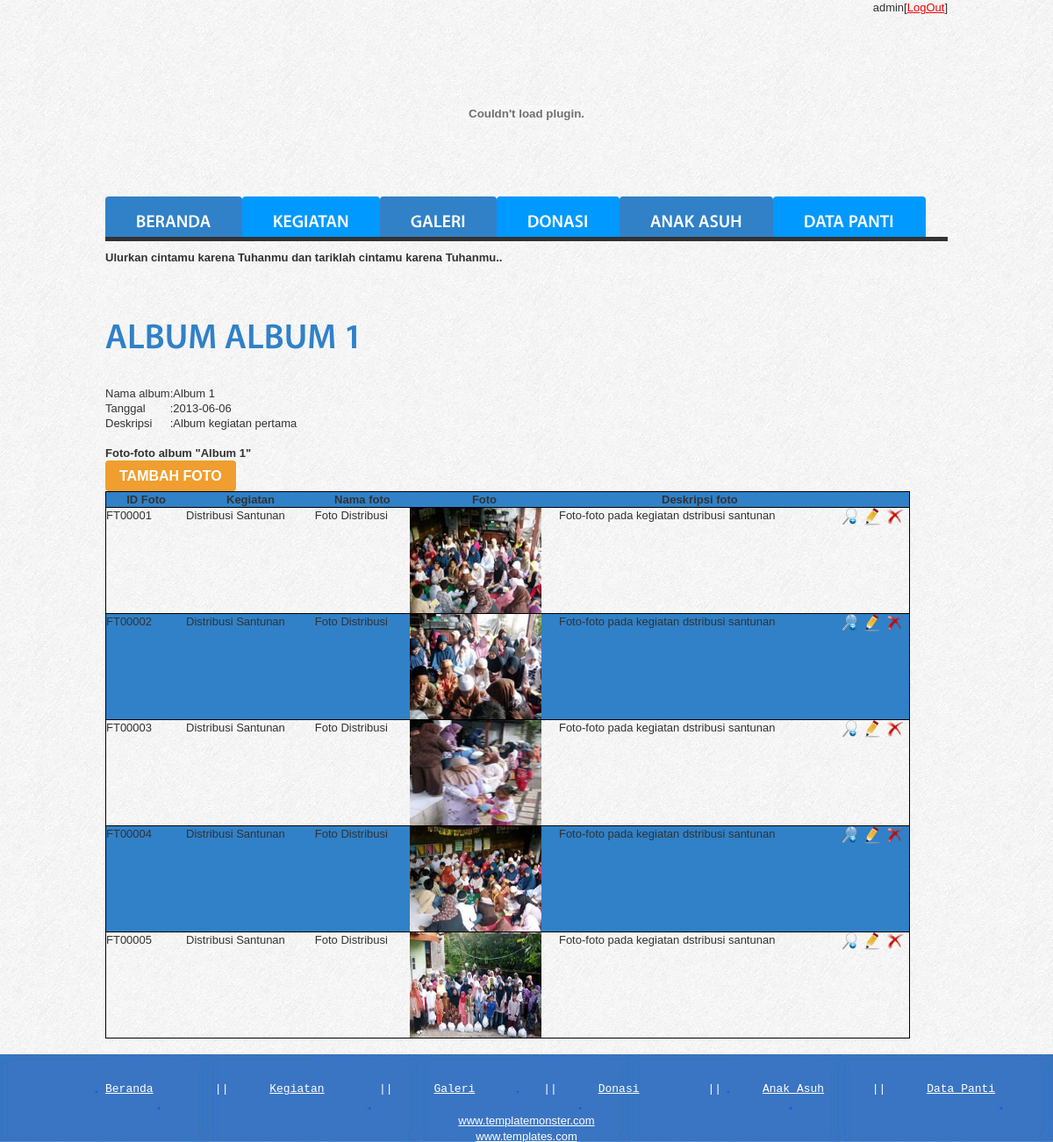
The app's page /index-admin.php?menu=detail-album&album=AL00001 (signed in) with its own data.
### tables this page shows
CREATE TABLE IF NOT EXISTS `album` (
  `id_album` char(7) NOT NULL,
  `id_admin` char(7) NOT NULL,
  `nama_album` varchar(50) DEFAULT NULL,
  `ket_album` text,
  `tgl_album` date NOT NULL,
  PRIMARY KEY (`id_album`),
  KEY `fk_mengupload` (`id_admin`)
);

CREATE TABLE IF NOT EXISTS `foto` (
  `id_foto` char(7) NOT NULL,
  `id_album` char(7) DEFAULT NULL,
  `nama_foto` varchar(50) DEFAULT NULL,
  `ket_foto` text,
  `file_foto` varchar(50) DEFAULT NULL,
  `id_kegiatan` char(7) NOT NULL,
  PRIMARY KEY (`id_foto`),
  KEY `fk_memiliki` (`id_album`),
  KEY `fk_terdapat` (`id_kegiatan`)
);

CREATE TABLE IF NOT EXISTS `kegiatan` (
  `id_admin` char(7) DEFAULT NULL,
  `id_kegiatan` char(7) NOT NULL DEFAULT '',
  `nama_kegiatan` text,
  `tgl_kegiatan` date DEFAULT NULL,
  `deskripsi_kegiatan` text,
  PRIMARY KEY (`id_kegiatan`),
  KEY `fk_penanggungjawab` (`id_admin`)
);

### view-detail-album.php (the view, shortened to what this page needs)
<?php
	$id_album=$_GET['album'];
	$album=mysql_query("select * from album where id_album='$id_album'");
	$dataalbum=mysql_fetch_array($album);
?>
<html>
	<body>
		<h2>Album <?php echo $dataalbum['nama_album'];?></h2>
		<table>
			<tr>
				<td>Nama album</td>
				<td>:</td>
				<td><?php echo $dataalbum['nama_album'];?></td>
			</tr>
			<tr>
				<td>Tanggal</td>
				<td>:</td>
				<td><?php echo $dataalbum['tgl_album'];?></td>
			</tr>
			<tr>
				<td>Deskripsi</td>
				<td>:</td>
				<td><?php echo $dataalbum['ket_album'];?></td>
			</tr>
		</table>
		</br><strong>Foto-foto album "<?php echo $dataalbum['nama_album'];?>"</strong>
		<form action="index-admin.php?menu=<?php echo"frm-foto";?>&id_album=<?php echo $id_album;?>" method="post">
			<input type="submit" value="Tambah Foto" name="btntambah" class="button">
		</form>
		<?php $foto=mysql_query("select * from foto, kegiatan where id_album='$id_album' and kegiatan.id_kegiatan=foto.id_kegiatan");
		if(mysql_num_rows($foto)>0){?>
			<table border="1" width="100%" class="data">
			<tr class="kolom">
				<th width="10%">ID Foto</th>
				<th>Kegiatan</th>
				<th>Nama foto</th>
				<th width="170px">Foto</th>
				<th>Deskripsi foto</th>
				<th colspan="3"></th>
			</tr>
			<?php $i=1;
			while($datafoto=mysql_fetch_array($foto)){?>
			<tr>
				<td <?php if($i % 2 == 0){ echo "class='kolom'";}?>><?php echo $datafoto['id_foto'];?></td>
				<td <?php if($i % 2 == 0){ echo "class='kolom'";}?>><?php echo $datafoto['nama_kegiatan'];?></td>
				<td <?php if($i % 2 == 0){ echo "class='kolom'";}?>><?php echo $datafoto['nama_foto'];?></td>
				<td <?php if($i % 2 == 0){ echo "class='kolom'";}?>><img src="<?php echo $datafoto['file_foto'];?>" width="150px" height="120px"></td>
				<td <?php if($i % 2 == 0){ echo "class='kolom'";}?>><?php echo $datafoto['ket_foto'];?></td>
				<td <?php if($i % 2 == 0){ echo "class='kolom'";}?>><a href="index-admin.php?menu=detail-foto&foto=<?php echo $datafoto['id_foto'];?>"><img src="images/detail.png" title="Lihat selengkapnya"></a></td>
				<td <?php if($i % 2 == 0){ echo "class='kolom'";}?>><a href="index-admin.php?menu=update-foto&foto=<?php echo $datafoto['id_foto'];?>"><img src="images/edit.png" title="Ubah"></a></td>
				<td <?php if($i % 2 == 0){ echo "class='kolom'";}?>><a href="delete-foto.php?foto=<?php echo $datafoto['id_foto'];?>"><img src="images/delete.png"></a></td>
			</tr>
			<?php $i++;
			} ?>
			</table>
		<?php }?>
	</body>
</html>

### index-admin.php (shortened to what this page needs)
<?php
	if(!isset($_GET['menu'])){
		$menu = "beranda";
	}
	else{
		$menu = $_GET['menu'];
	}
?>
<!DOCTYPE html>
<html lang="en">
<head>
<link rel="stylesheet" href="css/jquery-ui.css" />
<link rel="stylesheet" href="css/reset.css" type="text/css" media="all">
<link rel="stylesheet" href="css/layout2.css" type="text/css" media="all">
<link rel="stylesheet" href="css/style2.css" type="text/css" media="all">
<link rel="stylesheet" type="text/css" href="js/fancybox/jquery.fancybox-1.3.4.css" media="screen" />
</head>
<body id="page2">
<div class="extra">
	<div class="main">
	<Table class="right"><tr align="right"><td><?php echo $_SESSION['nama_admin'];?></td><td width="20%" align="left" valign="top"> [<a href="logout.php">LogOut</a>]</td></tr></table>
		<header>
			<div class="wrapper">
				<h1><a href="index-admin.php" title="Panti Asuhan"><embed src="images/logopanti.swf" width="960px" height="190px"/></a></h1>
			</div>
			<nav>
				<ul id="menu">
					<li><a href="index-admin.php" class="nav1">Beranda</a></li>
					<li><a href="index-admin.php?menu=<?php echo "kegiatan";?>" class="nav2">Kegiatan<span class="style1"></span></a></li>
					<li><a href="index-admin.php?menu=<?php echo "galeri";?>" class="nav3">Galeri</a></li>
					<li><a href="index-admin.php?menu=<?php echo "donasi";?>" class="nav4">Donasi</a></li>
					<li><a href="index-admin.php?menu=<?php echo "anakasuh";?>" class="nav5">Anak asuh</a></li>
					<li class="end"><a href="index-admin.php?menu=<?php echo "datapanti";?>" class="nav6">Data Panti</a></li>
				</ul>
			</nav>
		</header>
		<article class="coll">
		<marquee>
		<p><strong>Ulurkan cintamu karena Tuhanmu dan tariklah cintamu karena Tuhanmu..</strong></p>
		</marquee>
		</article>
		<section id="content">
			<article class="col2">
				<?php if($menu == "beranda"){
					include 'beranda.php';}
				else if($menu == "donasi"){
					include 'donasi-admin.php';}
				else if($menu == "datapanti"){
					include 'datapanti.php';}
				else if($menu == "kegiatan"){
					include 'lihat-kegiatan.php';}
				else if($menu == "pegawai"){
					include 'lihat-pegawai.php';}
				else if($menu == "prestasi"){
					include 'lihat-prestasi.php';}
				else if($menu == "galeri"){
					include 'lihat-album.php';}
				else if($menu == "donasi_uang"){
					include 'lihat-donasi-uang.php';}
				else if($menu == "kembali-uang"){
					include 'lihat-donasi-uang.php';}
				else if($menu == "donasi_barang"){
					include 'lihat-donasi-barang.php';}
				else if($menu == "kembali-barang"){
					include 'lihat-donasi-barang.php';}
				else if($menu == "anakasuh"){
					include 'lihat-anak-asuh.php';}
				else if($menu == "delete-kegiatan"){
					include 'delete-kegiatan.php';}
				else if($menu == "frm-kegiatan"){
					include 'frm-kegiatan.php';}
				else if($menu == "frm-prestasi"){
					include 'frm-prestasi.php';}
				else if($menu == "frm-album"){
					include 'frm-album.php';}
				else if($menu == "frm-anak-asuh"){
					include 'frm-anak-asuh.php';}
				else if($menu == "frm-foto"){
					include 'frm-foto.php';}
				else if($menu == "frm-uang"){
					include 'frm-donasi-uang.php';}
				else if($menu == "frm-pegawai"){
					include 'frm-pegawai.php';}
				else if($menu == "detail-anak-asuh"){
					include 'view-detail-anak-asuh.php';}
				else if($menu == "detail-prestasi"){
					include 'view-detail-prestasi.php';}
				else if($menu == "detail-album"){
					include 'view-detail-album.php';}
					?>
       		</article>
		</section>
	</div>
	<div class="block"></div>
</div>
<div class="body1">
	<div class="main">
		<footer>
			<pre><a href="index-admin.php?menu=<?php echo 'beranda'?>">Beranda</a>		||	<a href="index-admin.php?menu=<?php echo 'kegiatan'?>">Kegiatan</a>	||	<a href="index-admin.php?menu=<?php echo 'galeri'?>">Galeri</a>		||	<a href="index-admin.php?menu=<?php echo 'donasi'?>">Donasi</a>		||	<a href="index-admin.php?menu=<?php echo 'anakasuh'?>">Anak Asuh</a>	||	<a href="index-admin.php?menu=<?php echo 'datapanti'?>">Data Panti</a></pre><br>
			<a href="http://www.templatemonster.com/" target="_blank" rel="nofollow">www.templatemonster.com</a><br>
			<a href="http://www.templates.com/product/3d-models/" target="_blank" rel="nofollow">www.templates.com</a>
		</footer>
	</div>
</div>
</body>
</html>

### css/layout2.css (style rules this page uses)
.col1, .col2, .col3, .cols { float:left }
.col2 { width:917px }
.coll { width:960px; height: 50px; padding-bottom:10px; padding-top:10px; }

### css/style2.css (style rules this page uses)
article, aside, audio, canvas, command, datalist, details, embed, figcaption, figure, footer, header, hgroup, keygen, meter, nav, output, progress, section, source, video { display:block }
.right { float:right }
.wrapper { width:100%;overflow:hidden }
body { background:url(../images/bg.jpg) top center repeat;border:0;font:13px Arial, Helvetica, sans-serif;color:#323232;line-height:17px }
.body1 { background:url(../images/bg_footer.jpg) top center repeat;height:100px }
.main { margin:0 auto;width:960px;position:relative }
.block { height:100px }
.extra { min-height:100%;height:auto !important;height:100%;margin:0 auto -100px }
body, html { height:100% }
a { color:#ec0404;text-decoration:underline;outline:none }
h1 { float:left;padding:17px 0 0 0 }
h2 { font-size:40px;text-transform:uppercase;font-weight:600;color:#3081c8;line-height:45px;padding:2px 0 33px 0 }
p { padding-bottom:17px }
header { overflow:hidden;width:100%; }
#menu { width:100%;overflow:hidden;margin-top:0px;margin-bottom:0px;height:45px;overflow:hidden;padding-bottom:1px;border-bottom:5px solid #323232 }
#menu li { float:left }
#menu li a { display:block;font-size:20px;color:#fff;padding:0 35px;border-radius:4px 4px 0 0;-moz-border-radius:4px 4px 0 0;-webkit-border-radius:4px 4px 0 0;behavior:url(js/PIE.htc);position:relative;text-decoration:none;text-transform:uppercase;line-height:57px }
#menu .end a { padding-right:36px }
.nav1 { background:#3081c8 }
.nav2 { background:#0099FF }
.nav3 { background:#3081c8 }
.nav4 { background:#0099FF }
.nav5 { background:#3081c8 }
.nav6 { background:#0099FF }
#content { width:100%; overflow:hidden; padding-bottom:15px; padding-top:15px; }
.data tr, td { border-collapse:collapse; border:1px solid black; }
.kolom { fcolor:#fff;background:#3081c8; }
.button { display:inline-block;font-size:16px;color:#fff;background:#f09e2f;line-height:35px;padding:0 16px;border-radius:4px;-moz-border-radius:4px;-webkit-border-radius:4px;behavior:url(js/PIE.htc);position:relative;font-weight:600;text-decoration:none;text-transform:uppercase }
footer { padding-top:31px;text-align:center;line-height:18px;color:#fff }
footer a { color:#fff }

### records on screen
album: nama_album "Album 1", tgl_album "2013-06-06", ket_album "Album kegiatan pertama"
foto: id_foto "FT00001", id_kegiatan.nama_kegiatan "Distribusi Santunan", nama_foto "Foto Distribusi", file_foto (picture), ket_foto "Foto-foto pada kegiatan dstribusi santunan"
foto: id_foto "FT00002", id_kegiatan.nama_kegiatan "Distribusi Santunan", nama_foto "Foto Distribusi", file_foto (picture), ket_foto "Foto-foto pada kegiatan dstribusi santunan"
foto: id_foto "FT00003", id_kegiatan.nama_kegiatan "Distribusi Santunan", nama_foto "Foto Distribusi", file_foto (picture), ket_foto "Foto-foto pada kegiatan dstribusi santunan"
foto: id_foto "FT00004", id_kegiatan.nama_kegiatan "Distribusi Santunan", nama_foto "Foto Distribusi", file_foto (picture), ket_foto "Foto-foto pada kegiatan dstribusi santunan"
foto: id_foto "FT00005", id_kegiatan.nama_kegiatan "Distribusi Santunan", nama_foto "Foto Distribusi", file_foto (picture), ket_foto "Foto-foto pada kegiatan dstribusi santunan"

### other values on screen
$_SESSION['nama_admin'] "admin"
